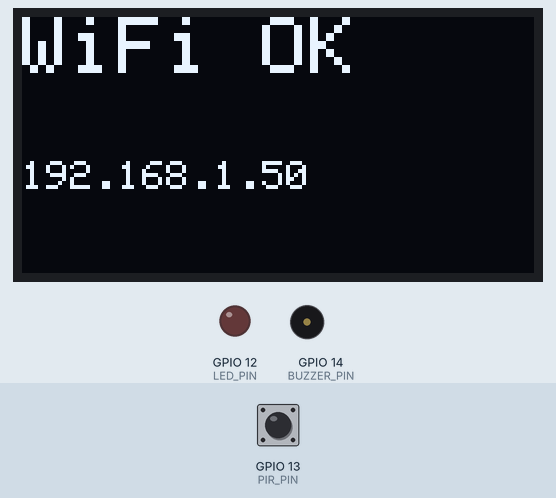
A sketch run on a simulated ESP32. Shown: 128×64 one-colour display, output pins drawn as LEDs (lit = HIGH), buzzer (waves = sounding). Dashed ring = blinking. Inputs (shaded band) come from the test bench; at power-on: GPIO 13 (PIR_PIN) LOW. WiFi joins after 1.5 s; servers stay silent unless stated; no MQTT or app messages arrive unless stated; what the sketch prints to the serial monitor is not drawn.

Above: at 1.6 s.
At 4.8 s:
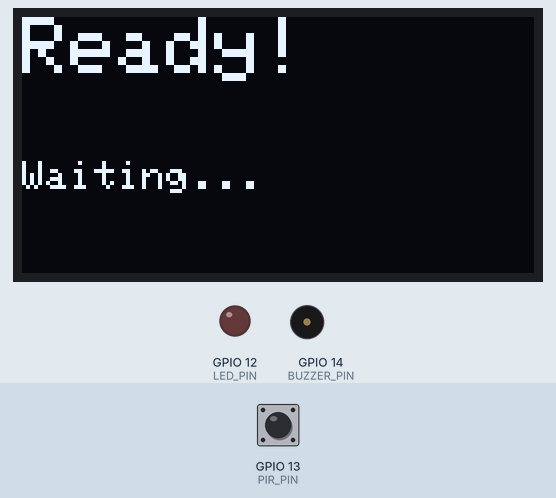
4.9 s: GPIO 13 (PIR_PIN) driven HIGH
At 6.0 s:
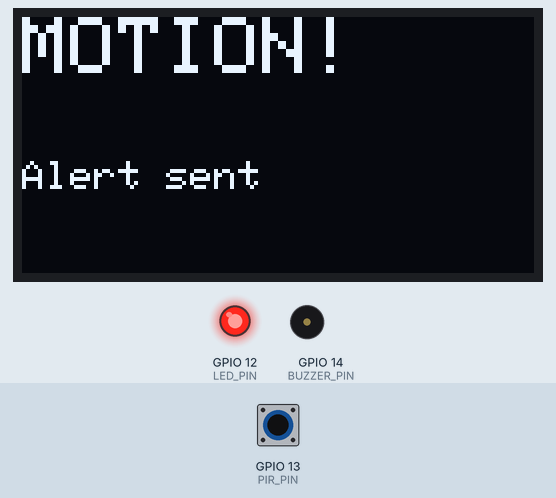
6.8 s: GPIO 13 (PIR_PIN) driven LOW
At 8.0 s:
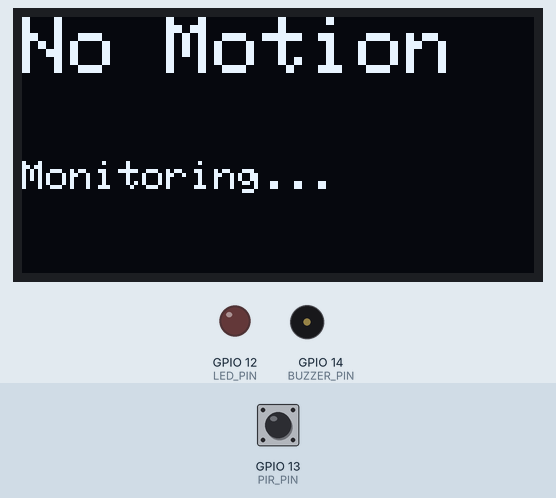
8.3 s: GPIO 13 (PIR_PIN) pulsed HIGH 2 times (0.12 s each, 0.3 s apart)
At 8.78 s:
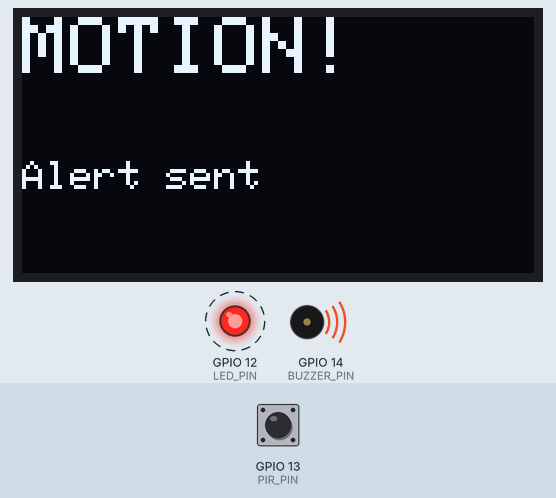
Timing chart, 0 to 11.3 s (numbered marks = the images above; inputs shaded):
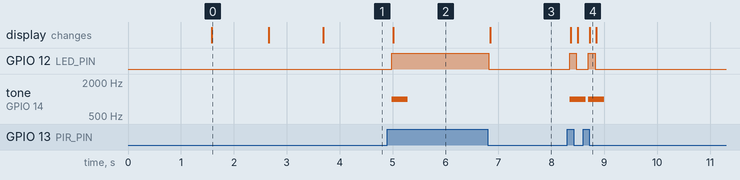

Measured:
- after the input at 4.9 s, GPIO 12 (LED_PIN): LOW → HIGH after 0.09 s; tone on GPIO 14 (BUZZER_PIN): silent → 1000 Hz after 0.09 s, → silent 0.30 s later; the display: changes after 0.11 s (image 2)
- after the input at 6.8 s, GPIO 12 (LED_PIN): HIGH → LOW at once; the display: changes at once (image 3)
- after the input at 8.3 s, GPIO 12 (LED_PIN): alternates HIGH for 0.13 s and LOW for 0.23 s, 4 changes in all, then stays LOW, starting after 0.05 s; tone on GPIO 14 (BUZZER_PIN): alternates 1000 Hz for 0.30 s and silent for 0.05 s, 4 changes in all, then stays silent, starting after 0.05 s; the display: changes after 0.07 s (image 4)
- what the display in image 0 shows lasts 1.1 s, from 1.6 s to 2.7 s

The sketch:

IOT-project.ino
```cpp
#include <WiFi.h>
#include <WiFiClientSecure.h>
#include <PubSubClient.h>
#include <Adafruit_SSD1306.h>
#include <Adafruit_GFX.h>
#include <Wire.h>

// ── WiFi (Wokwi simulation) ──────────────────────────
const char* ssid     = "Wokwi-GUEST";
const char* password = "";

// ── HiveMQ Cloud ─────────────────────────────────────
const char* mqtt_server   = "3658434c6d70449dafe8339f9451094f.s1.eu.hivemq.cloud";
const int   mqtt_port     = 8883;          // TLS
const char* mqtt_user     = "hamzashoul";
const char* mqtt_password = "Aqwzsx*123456";
const char* mqtt_topic    = "home/pir/motion";

// ── Pins ──────────────────────────────────────────────
#define PIR_PIN    13
#define LED_PIN    12
#define BUZZER_PIN 14

// ── OLED ─────────────────────────────────────────────
#define SCREEN_WIDTH 128
#define SCREEN_HEIGHT 64
#define OLED_RESET   -1
Adafruit_SSD1306 display(SCREEN_WIDTH, SCREEN_HEIGHT, &Wire, OLED_RESET);

WiFiClientSecure espClient;
PubSubClient client(espClient);

// ─────────────────────────────────────────────────────
void setupOLED() {
  if (!display.begin(SSD1306_SWITCHCAPVCC, 0x3C)) {
    Serial.println("OLED not found!");
    while (true);
  }
  display.clearDisplay();
  display.setTextSize(1);
  display.setTextColor(SSD1306_WHITE);
  display.setCursor(0, 0);
  display.println("Initializing...");
  display.display();
}

void showOLED(const char* line1, const char* line2) {
  display.clearDisplay();
  display.setTextSize(2);
  display.setCursor(0, 0);
  display.println(line1);
  display.setTextSize(1);
  display.setCursor(0, 36);
  display.println(line2);
  display.display();
}

void connectWiFi() {
  Serial.print("Connecting to WiFi");
  WiFi.begin(ssid, password);
  while (WiFi.status() != WL_CONNECTED) {
    delay(500);
    Serial.print(".");
  }
  Serial.println("\nWiFi connected!");
  showOLED("WiFi OK", WiFi.localIP().toString().c_str());
  delay(1000);
}

void connectMQTT() {
  espClient.setInsecure(); // Pour Wokwi (skip cert verification)
  client.setServer(mqtt_server, mqtt_port);
  while (!client.connected()) {
    Serial.print("Connecting to MQTT...");
    if (client.connect("ESP32_PIR", mqtt_user, mqtt_password)) {
      Serial.println("Connected!");
      showOLED("MQTT OK", mqtt_server);
      delay(1000);
    } else {
      Serial.print("Failed, rc=");
      Serial.println(client.state());
      delay(3000);
    }
  }
}

void publishMotion(bool detected) {
  String payload = detected
    ? "{\"motion\": true, \"device\": \"esp32-pir\"}"
    : "{\"motion\": false, \"device\": \"esp32-pir\"}";

  client.publish(mqtt_topic, payload.c_str());
  Serial.println("Published: " + payload);
}

// ─────────────────────────────────────────────────────
void setup() {
  Serial.begin(115200);
  pinMode(PIR_PIN,    INPUT);
  pinMode(LED_PIN,    OUTPUT);
  pinMode(BUZZER_PIN, OUTPUT);

  setupOLED();
  connectWiFi();
  connectMQTT();

  showOLED("Ready!", "Waiting...");
}

bool lastState = false;

void loop() {
  if (!client.connected()) connectMQTT();
  client.loop();

  bool motion = digitalRead(PIR_PIN);

  if (motion != lastState) {
    lastState = motion;

    if (motion) {
      digitalWrite(LED_PIN, HIGH);
      tone(BUZZER_PIN, 1000, 300);
      showOLED("MOTION!", "Alert sent");
      publishMotion(true);
    } else {
      digitalWrite(LED_PIN, LOW);
      showOLED("No Motion", "Monitoring...");
      publishMotion(false);
    }
  }

  delay(100);
}
```
